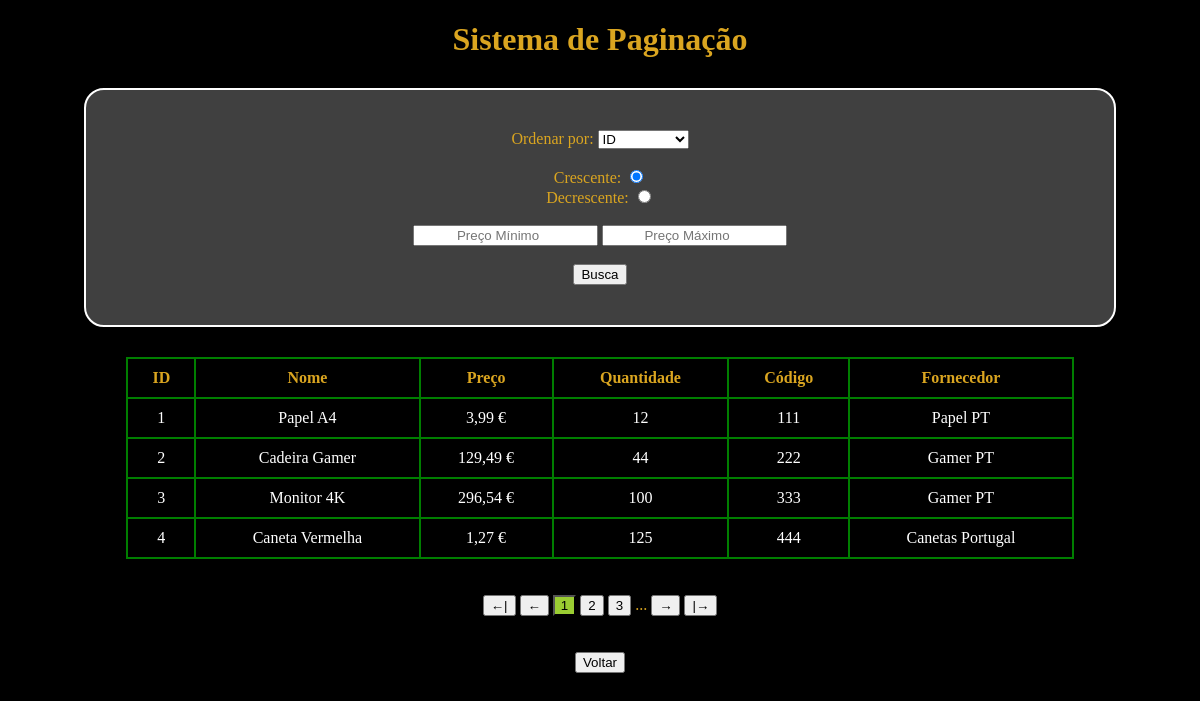
/aula_110/exercicio_01/index.php, run on the app's committed database.
### tables this page shows
CREATE TABLE `produtos` (
  `id` int(11) NOT NULL,
  `nome` varchar(100) NOT NULL,
  `preco` double NOT NULL,
  `quantidade` int(11) NOT NULL,
  `codigo` int(11) NOT NULL,
  `fornecedor` varchar(100) NOT NULL
);

### aula_110/exercicio_01/base_dados.php (called while the page is built)
<?php
$base_dados = [
  "host" => "localhost",
  "dbname" => "codemaster_10_bd",
  "user" => "root",
  "password" => ""
];
$conexao = new PDO("mysql:host=$base_dados[host];dbname=$base_dados[dbname];charset=utf8mb4;", $base_dados["user"], $base_dados["password"]);
function selectSQL($sql){
  global $conexao;
  $consulta = $conexao->query($sql);
  $resultado = $consulta->fetchAll(PDO::FETCH_ASSOC);
  return $resultado;
}
function selectSQLUnico($sql){
  global $conexao;
  $consulta = $conexao->query($sql);
  $resultado = $consulta->fetch(PDO::FETCH_ASSOC);
  return $resultado;
}
?>

### aula_110/exercicio_01/index.php (the view, shortened to what this page needs)
<?php
$where = "";
$coluna = "id";
$ordem = "ASC";
$menor = null;
$maior = null;
$form_dos_filtos = isset($_GET["coluna"]) && isset($_GET["ordem"]);
$pagina = 1;
$buscar_total = selectSQLUnico("SELECT Count(*) AS total FROM produtos $where");
$total_elementos = intval($buscar_total["total"]);
$elementos_por_pagina = 4;
$total_paginas = ceil($total_elementos / $elementos_por_pagina);
$elementos_ignorados = ($pagina - 1) * $elementos_por_pagina;
$reticencias = 2;
$botao_inicial = $pagina - $reticencias;
$botao_final = $pagina + $reticencias;
$produtos = selectSQL("SELECT * FROM produtos $where ORDER BY $coluna $ordem LIMIT $elementos_por_pagina OFFSET $elementos_ignorados");
?>
<!DOCTYPE html>
<html lang="pt">
<head>
  <link rel="stylesheet" href="style.css">
</head>
<body>
    <h1>Sistema de Paginação</h1>
    <div class="caixa">
        <form action="">
            <label for="coluna">Ordenar por: </label>
            <select name="coluna" id="coluna">
                <option value="id" <?= ($coluna == "id") ? "selected" : "" ; ?>>ID</option>
            </select>
            <br><br>
            <label for="asc">Crescente: </label>
            <input type="radio" name="ordem" id="asc" value="ASC" <?= (!$form_dos_filtos || $form_dos_filtos && $ordem == "ASC") ? "checked" : ""; ?> >
            <br>
            <label for="desc">Decrescente: </label>
            <input type="radio" name="ordem" id="desc" value="DESC" <?= ($form_dos_filtos && $ordem == "DESC") ? "checked" : ""; ?>>
            <br><br>
            <input type="number" name="menor" placeholder="Preço Mínimo" min="0.01" step="0.01" value="<?= ($menor != null) ? number_format($menor, 2) : ""; ?>">
            <input type="number" name="maior" placeholder="Preço Máximo" min="0.01" step="0.01" value="<?= ($maior != null) ? number_format($maior, 2) : ""; ?>">
            <br><br>
            <input type="submit" value="Busca">
        </form>
    </div>
    <table>
        <tr>
            <th>ID</th>
            <th>Nome</th>
            <th>Preço</th>
            <th>Quantidade</th>
            <th>Código</th>
            <th>Fornecedor</th>
        </tr>
        <?php foreach($produtos as $p): ?>
            <tr>
                <td><?= $p["id"]; ?></td>
                <td><?= $p["nome"]; ?></td>
                <td><?= number_format($p["preco"], 2, ","); ?> €</td>
                <td><?= $p["quantidade"]; ?></td>
                <td><?= $p["codigo"]; ?></td>
                <td><?= $p["fornecedor"]; ?></td>
            </tr>
        <?php endforeach; ?>
    </table>
    <br><br>
    <form action="">
        <button name="pagina" value="1"> ←| </button>
        <button name="pagina" value="<?= $pagina - 1; ?>"> ← </button>
        <?php for($i = $botao_inicial; $i <= $botao_final; $i += 1): ?>
            <?php if($i >= 1 && $i <= $total_paginas): ?>
                <button name="pagina" class="<?= ($pagina == $i) ? "active" : "" ; ?>" value="<?= $i; ?>"><?= $i; ?></button>
            <?php endif; ?>
        <?php endfor; ?>
        <?php if($botao_final < $total_paginas): ?>
            <span>...</span>
        <?php endif; ?>
        <button name="pagina" value="<?= $pagina + 1; ?>"> → </button>
        <button name="pagina" value="<?= $total_paginas; ?>"> |→ </button>
    </form>
    <br><br>
    <a href="index.php"><button>Voltar</button></a>
</body>
</html>

### aula_110/exercicio_01/style.css (style rules this page uses)
body { background-color: black; color: goldenrod; font-family: 'JetBrains Mono'; text-align: center; }
.caixa { background-color: rgba(255, 255, 255, 0.25); border: 2px solid white; width: 80%; margin: 30px auto; padding: 40px; border-radius: 20px; }
input { text-align: center; }
table { width: 80%; margin: auto; }
table, th, td { border: 2px solid rgb(0, 126, 0); border-collapse: collapse; }
th, td { padding: 10px; }
td { color: white; }
button.active { background-color: yellowgreen; }

### data on the page
produtos: id "1", nome "Papel A4", preco "3,99", quantidade "12", codigo "111", fornecedor "Papel PT"
produtos: id "2", nome "Cadeira Gamer", preco "129,49", quantidade "44", codigo "222", fornecedor "Gamer PT"
produtos: id "3", nome "Monitor 4K", preco "296,54", quantidade "100", codigo "333", fornecedor "Gamer PT"
produtos: id "4", nome "Caneta Vermelha", preco "1,27", quantidade "125", codigo "444", fornecedor "Canetas Portugal"

### other printed values
$i "1"
$i "2"
$i "3"
